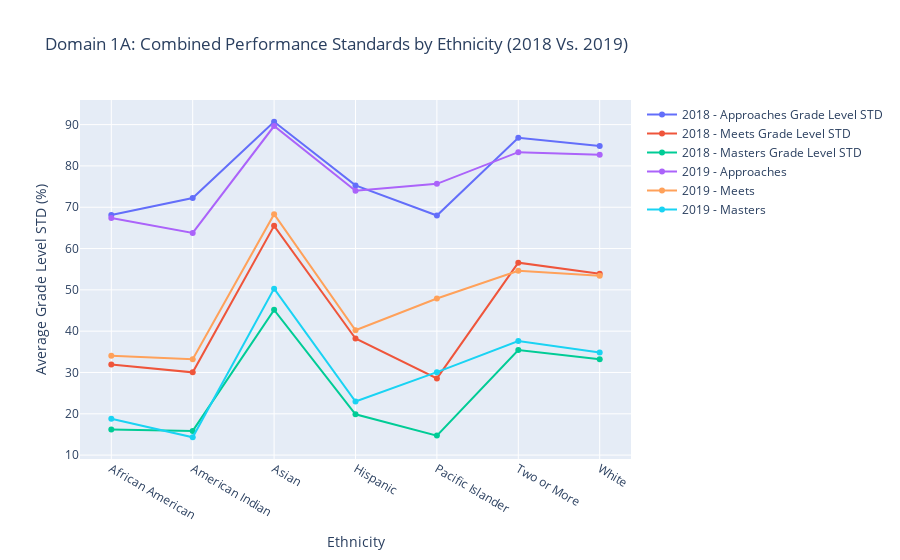

Notebook cell for this chart:
### Markdown cell above
2018 Vs 2019

### Code cell
import plotly.graph_objects as go
import pandas as pd
import numpy as np

# Define ethnicities
ethnicities = ['African American', 'American Indian', 'Asian', 'Hispanic', 'Pacific Islander', 'Two or More', 'White']

# Sample data for demonstration for 2018
average_values_approaches_2018 = [average_value_appaa18, average_value_appai18, average_value_appa18, average_value_apph18, average_value_apppi18, average_value_app218, average_value_appw18]
average_values_meets_2018 = [average_value_meaa18, average_value_meai18, average_value_mea18, average_value_meh18, average_value_mepi18, average_value_me218, average_value_mew18]
average_values_masters_2018 = [average_value_maaa18, average_value_maai18, average_value_maa18, average_value_mah18, average_value_mapi18, average_value_ma218, average_value_maw18]

# Create traces for 2018 data
trace_approaches_2018 = go.Scatter(
    x=ethnicities,
    y=average_values_approaches_2018,
    mode='lines+markers',
    name='2018 - Approaches Grade Level STD'
)
trace_meets_2018 = go.Scatter(
    x=ethnicities,
    y=average_values_meets_2018,
    mode='lines+markers',
    name='2018 - Meets Grade Level STD'
)
trace_masters_2018 = go.Scatter(
    x=ethnicities,
    y=average_values_masters_2018,
    mode='lines+markers',
    name='2018 - Masters Grade Level STD'
)

# Create subplot for 2018 data
fig_2018 = go.Figure(data=[trace_approaches_2018, trace_meets_2018, trace_masters_2018])
fig_2018.update_layout(title='2018: Approaches, Meets, Masters Grade Level STD for Grade 3 by Ethnicity')

# Sample data for demonstration for 2019
ethnicity_df_2019 = pd.DataFrame({
    'Ethnicity': ['African American', 'American Indian', 'Asian', 'Hispanic', 'Pacific Islander', 'Two or More', 'White'],
    'Average_Approaches_Grade_Level_STD': [average_value_appaa, average_value_appai, average_value_appa, average_value_apph, average_value_apppi, average_value_app2, average_value_appw],
    'Average_Meets_Grade_Level_STD': [average_value_meaa, average_value_meai, average_value_mea, average_value_meh, average_value_mepi, average_value_me2, average_value_mew],
    'Average_Masters_Grade_Level_STD': [average_value_maaa, average_value_maai, average_value_maa, average_value_mah, average_value_mapi, average_value_ma2, average_value_maw]
})

# Create traces for 2019 data
trace1_2019 = go.Scatter(
    x=ethnicity_df_2019['Ethnicity'],
    y=ethnicity_df_2019['Average_Approaches_Grade_Level_STD'],
    mode='lines+markers',
    name='2019 - Approaches'
)
trace2_2019 = go.Scatter(
    x=ethnicity_df_2019['Ethnicity'],
    y=ethnicity_df_2019['Average_Meets_Grade_Level_STD'],
    mode='lines+markers',
    name='2019 - Meets'
)
trace3_2019 = go.Scatter(
    x=ethnicity_df_2019['Ethnicity'],
    y=ethnicity_df_2019['Average_Masters_Grade_Level_STD'],
    mode='lines+markers',
    name='2019 - Masters'
)

# Create subplot for 2019 data
fig_2019 = go.Figure(data=[trace1_2019, trace2_2019, trace3_2019])
fig_2019.update_layout(title='Performance Standards by Ethnicity (2019)')

# Combine both subplots
combined_fig = go.Figure()

# Add traces from 2018 subplot
combined_fig.add_traces(fig_2018.data)

# Add traces from 2019 subplot
combined_fig.add_traces(fig_2019.data)

# Update layout with the title for the combined graph
combined_fig.update_layout(
    title='Domain 1A: Combined Performance Standards by Ethnicity (2018 Vs. 2019)',
    xaxis=dict(title='Ethnicity'),
    yaxis=dict(title='Average Grade Level STD (%)')
)

# Displaying the combined plot
combined_fig.show()

### Figure 1 — Plotly figure (JSON) as saved in the notebook; plotly's stock layout.template omitted (floating-point values rounded to 4 significant figures)
{"data": [{"mode": "lines+markers", "name": "2018 - Approaches Grade Level STD", "type": "scatter", "x": ["African American", "American Indian", "Asian", "Hispanic", "Pacific Islander", "Two or More", "White"], "y": [68.13, 72.24, 90.71, 75.28, 68, 86.84, 84.84]}, {"mode": "lines+markers", "name": "2018 - Meets Grade Level STD", "type": "scatter", "x": ["African American", "American Indian", "Asian", "Hispanic", "Pacific Islander", "Two or More", "White"], "y": [31.91, 30.03, 65.49, 38.22, 28.57, 56.59, 53.9]}, {"mode": "lines+markers", "name": "2018 - Masters Grade Level STD", "type": "scatter", "x": ["African American", "American Indian", "Asian", "Hispanic", "Pacific Islander", "Two or More", "White"], "y": [16.17, 15.86, 45.16, 19.87, 14.71, 35.45, 33.18]}, {"mode": "lines+markers", "name": "2019 - Approaches", "type": "scatter", "x": ["African American", "American Indian", "Asian", "Hispanic", "Pacific Islander", "Two or More", "White"], "y": [67.39, 63.77, 89.66, 73.98, 75.67, 83.34, 82.72]}, {"mode": "lines+markers", "name": "2019 - Meets", "type": "scatter", "x": ["African American", "American Indian", "Asian", "Hispanic", "Pacific Islander", "Two or More", "White"], "y": [34.07, 33.23, 68.33, 40.22, 47.92, 54.6, 53.43]}, {"mode": "lines+markers", "name": "2019 - Masters", "type": "scatter", "x": ["African American", "American Indian", "Asian", "Hispanic", "Pacific Islander", "Two or More", "White"], "y": [18.78, 14.31, 50.3, 22.97, 30.08, 37.61, 34.84]}], "layout": {"title": {"text": "Domain 1A: Combined Performance Standards by Ethnicity (2018 Vs. 2019)"}, "xaxis": {"title": {"text": "Ethnicity"}}, "yaxis": {"title": {"text": "Average Grade Level STD (%)"}}}}
